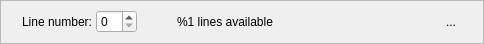
<ui version="4.0" >
 <class>GotoLineWidget</class>
 <widget class="QWidget" name="GotoLineWidget" >
  <property name="geometry" >
   <rect>
    <x>0</x>
    <y>0</y>
    <width>484</width>
    <height>26</height>
   </rect>
  </property>
  <property name="sizePolicy" >
   <sizepolicy vsizetype="Minimum" hsizetype="Preferred" >
    <horstretch>0</horstretch>
    <verstretch>0</verstretch>
   </sizepolicy>
  </property>
  <property name="windowTitle" >
   <string>Form</string>
  </property>
  <layout class="QHBoxLayout" >
   <property name="spacing" >
    <number>0</number>
   </property>
   <property name="leftMargin" >
    <number>0</number>
   </property>
   <property name="topMargin" >
    <number>0</number>
   </property>
   <property name="rightMargin" >
    <number>0</number>
   </property>
   <property name="bottomMargin" >
    <number>0</number>
   </property>
   <item>
    <widget class="QFrame" name="frame" >
     <property name="sizePolicy" >
      <sizepolicy vsizetype="Minimum" hsizetype="Preferred" >
       <horstretch>0</horstretch>
       <verstretch>0</verstretch>
      </sizepolicy>
     </property>
     <property name="frameShape" >
      <enum>QFrame::StyledPanel</enum>
     </property>
     <property name="frameShadow" >
      <enum>QFrame::Sunken</enum>
     </property>
     <layout class="QHBoxLayout" >
      <property name="spacing" >
       <number>0</number>
      </property>
      <property name="leftMargin" >
       <number>0</number>
      </property>
      <property name="topMargin" >
       <number>0</number>
      </property>
      <property name="rightMargin" >
       <number>0</number>
      </property>
      <property name="bottomMargin" >
       <number>0</number>
      </property>
      <item>
       <layout class="QHBoxLayout" >
        <item>
         <spacer>
          <property name="orientation" >
           <enum>Qt::Horizontal</enum>
          </property>
          <property name="sizeType" >
           <enum>QSizePolicy::Minimum</enum>
          </property>
          <property name="sizeHint" >
           <size>
            <width>21</width>
            <height>42</height>
           </size>
          </property>
         </spacer>
        </item>
        <item>
         <widget class="QLabel" name="label" >
          <property name="text" >
           <string>Line number: </string>
          </property>
         </widget>
        </item>
        <item>
         <widget class="QSpinBox" name="lineNumber" />
        </item>
        <item>
         <spacer>
          <property name="orientation" >
           <enum>Qt::Horizontal</enum>
          </property>
          <property name="sizeType" >
           <enum>QSizePolicy::Maximum</enum>
          </property>
          <property name="sizeHint" >
           <size>
            <width>40</width>
            <height>20</height>
           </size>
          </property>
         </spacer>
        </item>
        <item>
         <widget class="QLabel" name="linesCountLabel" >
          <property name="text" >
           <string>%1 lines available</string>
          </property>
         </widget>
        </item>
        <item>
         <spacer>
          <property name="orientation" >
           <enum>Qt::Horizontal</enum>
          </property>
          <property name="sizeHint" >
           <size>
            <width>40</width>
            <height>20</height>
           </size>
          </property>
         </spacer>
        </item>
        <item>
         <widget class="QToolButton" name="closeButton" >
          <property name="text" >
           <string>...</string>
          </property>
          <property name="icon" >
           <iconset resource="textlines.qrc" >:/images/process-stop.png</iconset>
          </property>
          <property name="autoRaise" >
           <bool>true</bool>
          </property>
         </widget>
        </item>
        <item>
         <spacer>
          <property name="orientation" >
           <enum>Qt::Horizontal</enum>
          </property>
          <property name="sizeType" >
           <enum>QSizePolicy::Maximum</enum>
          </property>
          <property name="sizeHint" >
           <size>
            <width>20</width>
            <height>20</height>
           </size>
          </property>
         </spacer>
        </item>
       </layout>
      </item>
     </layout>
    </widget>
   </item>
  </layout>
 </widget>
 <resources>
  <include location="textlines.qrc" />
 </resources>
 <connections/>
</ui>
